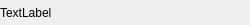
<?xml version="1.0" encoding="UTF-8"?>
<ui version="4.0">
 <class>GroupTipItem</class>
 <widget class="QWidget" name="GroupTipItem">
  <property name="geometry">
   <rect>
    <x>0</x>
    <y>0</y>
    <width>250</width>
    <height>25</height>
   </rect>
  </property>
  <property name="minimumSize">
   <size>
    <width>250</width>
    <height>25</height>
   </size>
  </property>
  <property name="maximumSize">
   <size>
    <width>250</width>
    <height>70</height>
   </size>
  </property>
  <property name="windowTitle">
   <string>GroupTipItem</string>
  </property>
  <layout class="QVBoxLayout" name="verticalLayout">
   <property name="spacing">
    <number>0</number>
   </property>
   <property name="leftMargin">
    <number>0</number>
   </property>
   <property name="topMargin">
    <number>0</number>
   </property>
   <property name="rightMargin">
    <number>0</number>
   </property>
   <property name="bottomMargin">
    <number>0</number>
   </property>
   <item>
    <widget class="QLabel" name="group_label">
     <property name="text">
      <string>TextLabel</string>
     </property>
    </widget>
   </item>
  </layout>
 </widget>
 <resources/>
 <connections/>
</ui>
